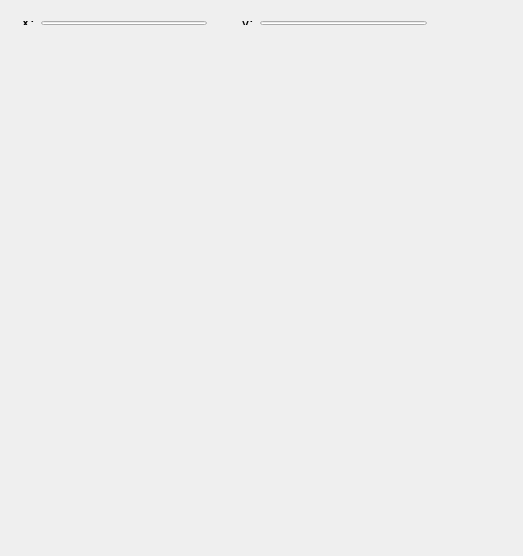
<?xml version="1.0" encoding="UTF-8"?>
<ui version="4.0">
 <class>Dialog</class>
 <widget class="QDialog" name="Dialog">
  <property name="geometry">
   <rect>
    <x>0</x>
    <y>0</y>
    <width>523</width>
    <height>556</height>
   </rect>
  </property>
  <property name="font">
   <font>
    <family>Verdana</family>
    <pointsize>11</pointsize>
   </font>
  </property>
  <property name="windowTitle">
   <string>Mouse Over Scene</string>
  </property>
  <widget class="Scene" name="widget" native="true">
   <property name="geometry">
    <rect>
     <x>10</x>
     <y>40</y>
     <width>504</width>
     <height>504</height>
    </rect>
   </property>
  </widget>
  <widget class="QWidget" name="">
   <property name="geometry">
    <rect>
     <x>230</x>
     <y>10</y>
     <width>208</width>
     <height>26</height>
    </rect>
   </property>
   <layout class="QHBoxLayout" name="horizontalLayout_2">
    <item>
     <widget class="QLabel" name="yLabel">
      <property name="text">
       <string>y:</string>
      </property>
     </widget>
    </item>
    <item>
     <widget class="QLineEdit" name="yLineEdit">
      <property name="readOnly">
       <bool>true</bool>
      </property>
     </widget>
    </item>
   </layout>
  </widget>
  <widget class="QWidget" name="">
   <property name="geometry">
    <rect>
     <x>10</x>
     <y>10</y>
     <width>208</width>
     <height>26</height>
    </rect>
   </property>
   <layout class="QHBoxLayout" name="horizontalLayout">
    <item>
     <widget class="QLabel" name="xLabel">
      <property name="text">
       <string>x:</string>
      </property>
     </widget>
    </item>
    <item>
     <widget class="QLineEdit" name="xLineEdit">
      <property name="readOnly">
       <bool>true</bool>
      </property>
     </widget>
    </item>
   </layout>
  </widget>
 </widget>
 <layoutdefault spacing="6" margin="11"/>
 <customwidgets>
  <customwidget>
   <class>Scene</class>
   <extends>QWidget</extends>
   <header>Scene.h</header>
   <container>1</container>
  </customwidget>
 </customwidgets>
 <resources/>
 <connections/>
</ui>
